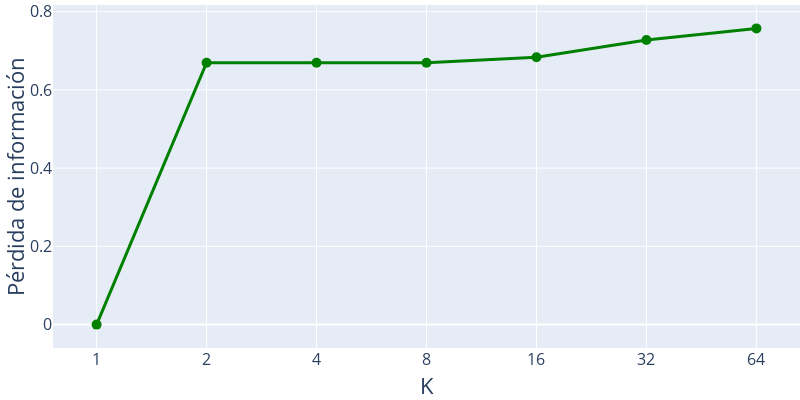

Source (notebook cell):
### Code cell
# Vamos a graficar para cada k, la pérdida de información

# Preparar los datos para el diagrama de cajas
data = []
for k_val, df in filtered.items():
    # Suponiendo que 'information_loss' es una columna o índice en el DataFrame
    info_loss_values = df['information_loss'].values.astype(float)
    for v in info_loss_values:
        data.append({'k': k_val, 'information_loss': v})

box_df = pd.DataFrame(data)

# Calcular la mediana de information_loss para cada valor de k
medians = box_df.groupby('k')['information_loss'].median().reset_index()

# Graficar la línea de medianas
fig_line = px.line(medians, x='k', y='information_loss', markers=True)
fig_line.update_xaxes(type='log', tickvals=box_df['k'].unique(), ticktext=[f"{int(val)}" for val in box_df['k'].unique()], title_text='K')
fig_line.update_yaxes(title_text='Pérdida de información')
fig_line.update_traces(line=dict(color='green', width=3), marker=dict(size=10, symbol='circle'))
fig_line.update_layout(
    xaxis=dict(
        title_font=dict(size=22),
        tickfont=dict(size=16)
    ),
    yaxis=dict(
        title_font=dict(size=22),
        tickfont=dict(size=16),
        tickvals=[1, 0.8, 0.6, 0.4, 0.2, 0],
        ticktext=[str(val) for val in [1, 0.8, 0.6, 0.4, 0.2, 0]]
        ),
    margin=dict(l=0, r=0, t=0, b=0),
    height=400,
    width=800
    )
fig_line.write_image("../Memoria/images/graphs/info_loss-vs-k_anonymity.png")
fig_line.show()

### Figure 1 — Plotly figure (JSON) as saved in the notebook; plotly's stock layout.template omitted (floating-point values rounded to 4 significant figures)
{"data": [{"hovertemplate": "k=%{x}<br>information_loss=%{y}<extra></extra>", "legendgroup": "", "line": {"color": "green", "dash": "solid", "width": 3}, "marker": {"size": 10, "symbol": "circle"}, "mode": "lines+markers", "name": "", "orientation": "v", "showlegend": false, "type": "scatter", "x": [1, 2, 4, 8, 16, 32, 64], "xaxis": "x", "y": [0.0, 0.6696, 0.6696, 0.6696, 0.6837, 0.7277, 0.7573], "yaxis": "y"}], "layout": {"height": 400, "legend": {"tracegroupgap": 0}, "margin": {"b": 0, "l": 0, "r": 0, "t": 0}, "width": 800, "xaxis": {"anchor": "y", "domain": [0, 1], "tickfont": {"size": 16}, "ticktext": ["1", "16", "2", "32", "4", "64", "8"], "tickvals": [1, 16, 2, 32, 4, 64, 8], "title": {"font": {"size": 22}, "text": "K"}, "type": "log"}, "yaxis": {"anchor": "x", "domain": [0, 1], "tickfont": {"size": 16}, "ticktext": ["1", "0.8", "0.6", "0.4", "0.2", "0"], "tickvals": [1, 0.8, 0.6, 0.4, 0.2, 0], "title": {"font": {"size": 22}, "text": "Pérdida de información"}}}}
